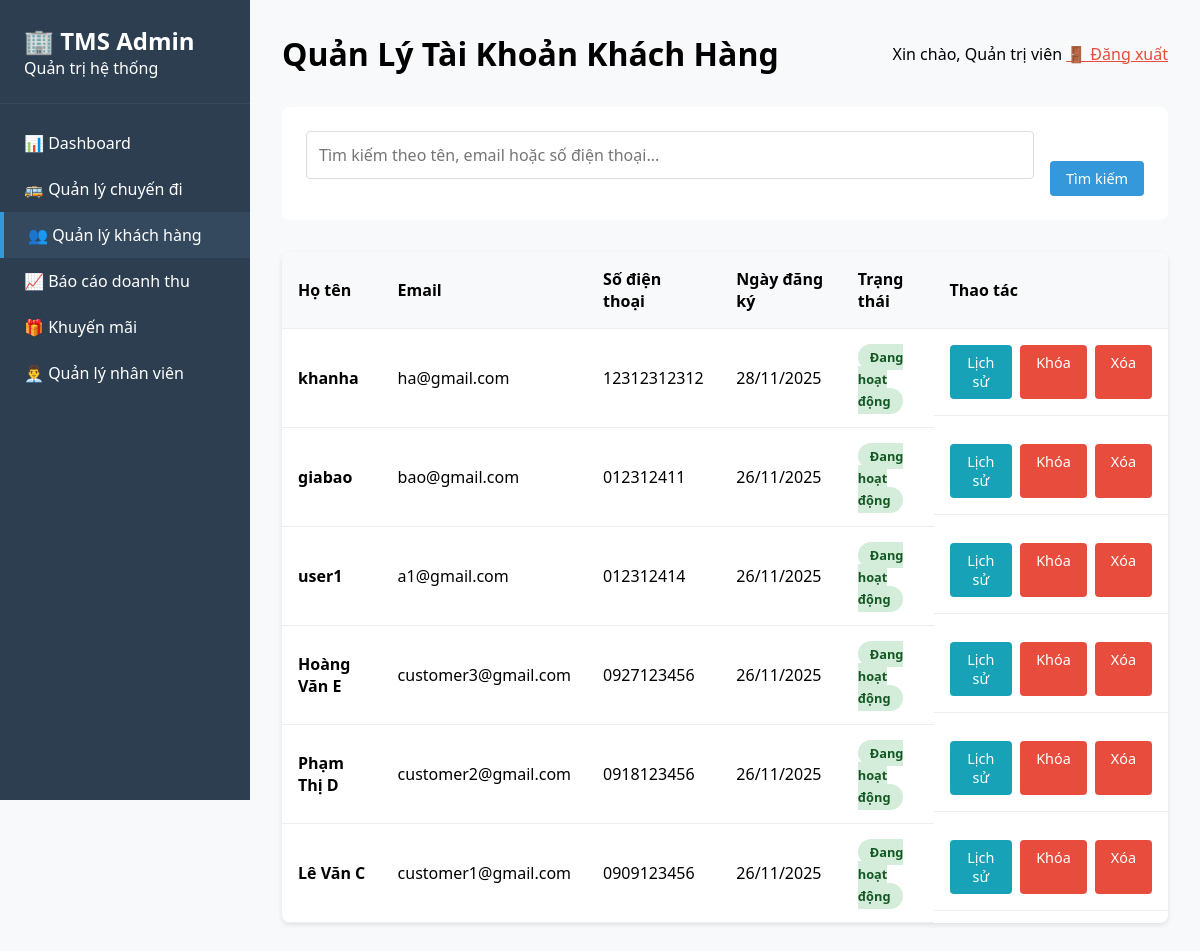
The page /admin/manage_customers.php on the database as committed earlier.
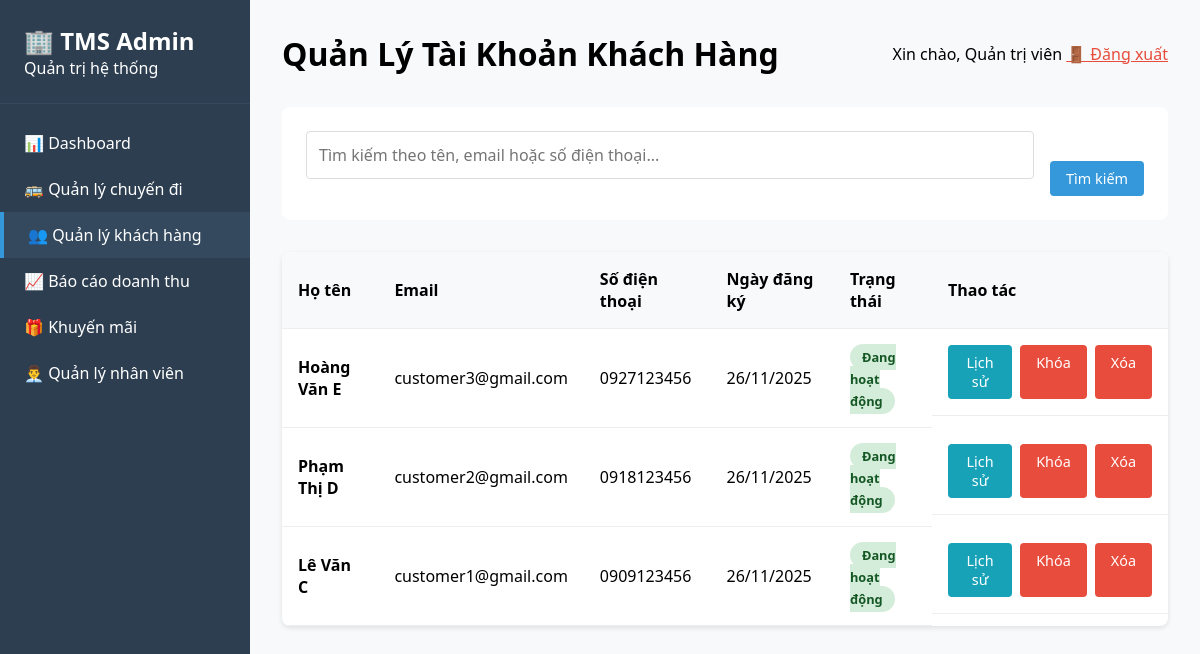
The same page on the database as committed later.
### tables this page shows
CREATE TABLE `customers` (
  `id` int(11) NOT NULL,
  `user_id` int(11) NOT NULL,
  `address` text DEFAULT NULL,
  `date_of_birth` date DEFAULT NULL,
  `created_at` timestamp NOT NULL DEFAULT current_timestamp()
);

CREATE TABLE `users` (
  `id` int(11) NOT NULL,
  `username` varchar(50) NOT NULL,
  `password` varchar(255) NOT NULL,
  `email` varchar(100) NOT NULL,
  `full_name` varchar(100) NOT NULL,
  `phone` varchar(20) DEFAULT NULL,
  `address` varchar(255) DEFAULT NULL,
  `gender` enum('Nam','Nữ','Khác') DEFAULT NULL,
  `role` enum('admin','staff','customer') NOT NULL DEFAULT 'customer',
  `status` enum('active','inactive') NOT NULL DEFAULT 'active',
  `reset_token` varchar(64) DEFAULT NULL,
  `reset_expire` datetime DEFAULT NULL,
  `created_at` timestamp NOT NULL DEFAULT current_timestamp(),
  `updated_at` timestamp NOT NULL DEFAULT current_timestamp() ON UPDATE current_timestamp()
);

### admin/manage_customers.php (the view, shortened to what this page needs)
<?php
require_once dirname(__DIR__) . '/includes/config.php';
$stmt = $pdo->query("SELECT c.*, u.username, u.email, u.full_name, u.phone, u.status as user_status
                     FROM customers c
                     JOIN users u ON c.user_id = u.id
                     ORDER BY c.id DESC");
$customers = $stmt->fetchAll();
?>
<!DOCTYPE html>
<html lang="vi">
<head>
</head>
<body>
    <?php include 'sidebar.php'; ?>
    <div class="main-content">
        <div class="header">
            <h1>Quản Lý Tài Khoản Khách Hàng</h1>
            <div class="user-menu">
                <span>Xin chào, <?php echo $_SESSION['full_name'] ?? 'Quản trị viên'; ?></span>
                <a href="../logout.php" style="color: #e74c3c;">🚪 Đăng xuất</a>
            </div>
        </div>
        <div class="search-filters">
            <div class="search-box">
                <input type="text" placeholder="Tìm kiếm theo tên, email hoặc số điện thoại...">
            </div>
            <div class="filter-group">
                <label>&nbsp;</label>
                <button class="btn btn-primary">Tìm kiếm</button>
            </div>
        </div>
        <div class="customers-table">
            <table>
                <thead>
                    <tr>
                        <th>Họ tên</th>
                        <th>Email</th>
                        <th>Số điện thoại</th>
                        <th>Ngày đăng ký</th>
                        <th>Trạng thái</th>
                        <th>Thao tác</th>
                    </tr>
                </thead>
                <tbody>
                    <?php foreach($customers as $customer): ?>
                    <tr>
                        <td>
                            <strong><?php echo htmlspecialchars($customer['full_name']); ?></strong>
                        </td>
                        <td><?php echo htmlspecialchars($customer['email']); ?></td>
                        <td><?php echo htmlspecialchars($customer['phone']); ?></td>
                        <td><?php echo date('d/m/Y', strtotime($customer['created_at'])); ?></td>
                        <td>
                            <span class="status-badge status-<?php echo $customer['user_status']; ?>">
                                <?php echo $customer['user_status'] == 'active' ? 'Đang hoạt động' : 'Ngừng hoạt động'; ?>
                            </span>
                        </td>
                        <td class="action-buttons">
                            <button class="btn btn-info" onclick="showCustomerHistory(<?php echo $customer['id']; ?>)">
                                Lịch sử
                            </button>
                            <?php if($customer['user_status'] == 'active'): ?>
                                <a href="manage_customers.php?action=toggle_status&id=<?php echo $customer['id']; ?>"
                                   class="btn btn-danger">Khóa</a>
                            <?php else: ?>
                                <a href="manage_customers.php?action=toggle_status&id=<?php echo $customer['id']; ?>"
                                   class="btn btn-success">Mở khóa</a>
                            <?php endif; ?>
                            <a href="manage_customers.php?action=delete&id=<?php echo $customer['id']; ?>"
                               class="btn btn-danger"
                               onclick="return confirm('Bạn có chắc chắn muốn xóa khách hàng này? TẤT CẢ lịch sử đặt vé của khách hàng cũng sẽ bị xóa. Hành động này không thể hoàn tác!')">Xóa</a>
                        </td>
                    </tr>
                    <?php endforeach; ?>
                </tbody>
            </table>
        </div>
    </div>
</body>
</html>

### admin/sidebar.php
<?php
$current_page = basename($_SERVER['PHP_SELF']);
?>
<div class="sidebar">
    <div class="sidebar-header">
        <h2>🏢 TMS Admin</h2>
        <p>Quản trị hệ thống</p>
    </div>
    <ul class="sidebar-menu">
        <li class="<?php echo $current_page == 'dashboard.php' ? 'active' : ''; ?>">
            <a href="dashboard.php">📊 Dashboard</a>
        </li>
        <li class="<?php echo $current_page == 'manage_trip.php' ? 'active' : ''; ?>">
            <a href="manage_trip.php">🚌 Quản lý chuyến đi</a>
        </li>
        <li class="<?php echo $current_page == 'manage_customers.php' ? 'active' : ''; ?>">
            <a href="manage_customers.php">👥 Quản lý khách hàng</a>
        </li>
        <li class="<?php echo $current_page == 'reports.php' ? 'active' : ''; ?>">
            <a href="reports.php">📈 Báo cáo doanh thu</a>
        </li>
        <li class="<?php echo $current_page == 'manage_promotions.php' ? 'active' : ''; ?>">
            <a href="manage_promotions.php">🎁 Khuyến mãi</a>
        </li>
        <li class="<?php echo $current_page == 'manage_staff.php' ? 'active' : ''; ?>">
            <a href="manage_staff.php">👨‍💼 Quản lý nhân viên</a>
        </li>
    </ul>
</div>

### admin/manage_customers.php (style rules this page uses)
* { margin: 0; padding: 0; box-sizing: border-box; font-family: 'Segoe UI', Tahoma, Geneva, Verdana, sans-serif; }
body { background-color: #f8f9fa; display: flex; }
.sidebar { width: 250px; background: #2c3e50; color: white; height: 100vh; position: fixed; }
.sidebar-header { padding: 1.5rem; border-bottom: 1px solid #34495e; }
.sidebar-menu { list-style: none; padding: 1rem 0; }
.sidebar-menu li { padding: 0.75rem 1.5rem; }
.sidebar-menu li.active { background: #34495e; border-left: 4px solid #3498db; }
.sidebar-menu a { color: white; text-decoration: none; display: flex; align-items: center; gap: 0.5rem; }
.main-content { margin-left: 250px; padding: 2rem; width: calc(100% - 250px); }
.header { display: flex; justify-content: space-between; align-items: center; margin-bottom: 2rem; }
.search-filters { background: white; padding: 1.5rem; border-radius: 8px; margin-bottom: 2rem; display: flex; gap: 1rem; flex-wrap: wrap; }
.search-box { flex: 1; min-width: 300px; }
.search-box input { width: 100%; padding: 0.75rem; border: 1px solid #ddd; border-radius: 4px; font-size: 1rem; }
.filter-group { display: flex; flex-direction: column; gap: 0.5rem; }
.btn { padding: 0.5rem 1rem; border: none; border-radius: 4px; cursor: pointer; font-weight: 500; text-decoration: none; display: inline-block; text-align: center; font-size: 0.9rem; }
.btn-primary { background: #3498db; color: white; }
.btn-danger { background: #e74c3c; color: white; }
.btn-info { background: #17a2b8; color: white; }
.customers-table { background: white; border-radius: 8px; overflow: hidden; box-shadow: 0 2px 5px rgba(0,0,0,0.1); }
table { width: 100%; border-collapse: collapse; }
th, td { padding: 1rem; text-align: left; border-bottom: 1px solid #eee; }
th { background: #f8f9fa; font-weight: 600; }
.status-badge { padding: 0.25rem 0.75rem; border-radius: 20px; font-size: 0.8rem; font-weight: bold; }
.status-active { background: #d4edda; color: #155724; }
.action-buttons { display: flex; gap: 0.5rem; }

Rows that differ between the two databases and show on the page:
removed customers: user.full_name "khanha", user.email "ha@gmail.com", user.phone "12312312312", created_at "28/11/2025"
removed customers: user.full_name "giabao", user.email "bao@gmail.com", user.phone "012312411", created_at "26/11/2025"
removed customers: user.full_name "user1", user.email "a1@gmail.com", user.phone "012312414", created_at "26/11/2025"
